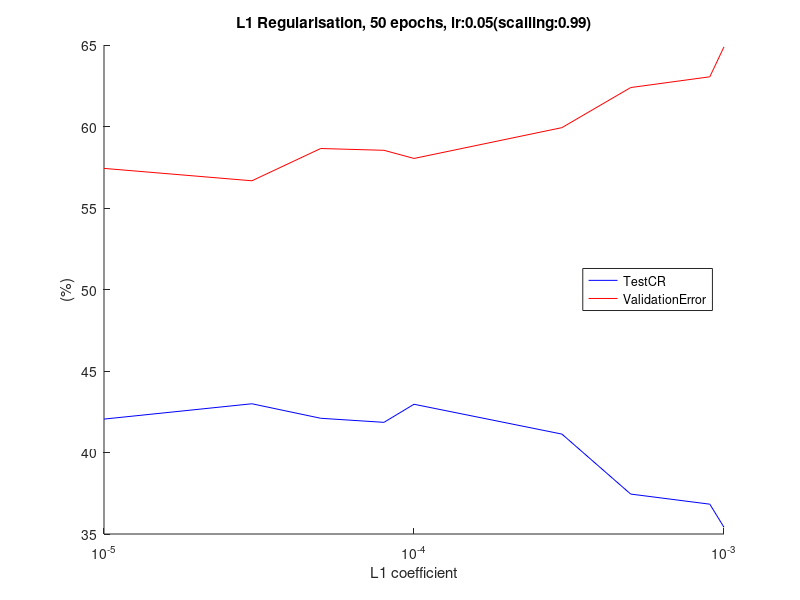
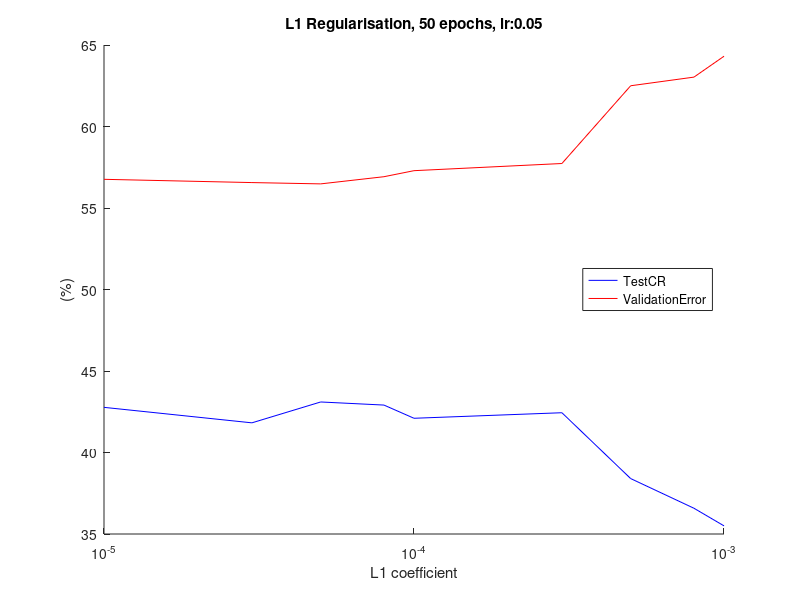
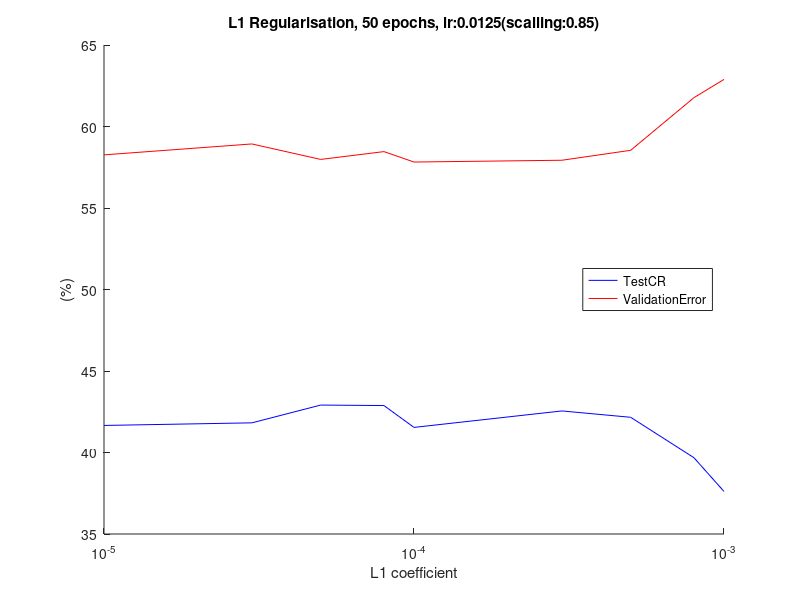

Reproduce these figures in MATLAB, in order.
% Setting 1 : 50 epochs, lr:0.05(scalling:0.99) 
L1coef1  = [0.001,  0.0009, 0.0005, 0.0003, 0.0001, 0.00008,0.00005,0.00003,0.00001];%0.008,  0.007,  0.006,  0.005,  0.004,  0.003,  0.002,  
ValErr1  = [64.89,  63.05,  62.39,  59.93,  58.04,  58.54,  58.65,  56.67,  57.43]; %75.06,  75.06,  75.06,  75.06,  75.06,  75.06,  75.06,  
TestCR1  = [35.41,  36.83,  37.45,  41.13,  42.96,  41.85,  42.10,  42.99,  42.05]; %24.49,  24.49,  24.49,  24.49,  24.49,  24.49,  24.49,  

% Setting 2 : 50 epochs, lr:0.05
L1coef2  = [0.00001,0.00003,0.00005,0.00008,0.0001, 0.0003, 0.0005, 0.0008, 0.001]; %,  0.003,  0.005,  0.008
ValErr2  = [56.76,  56.56,  56.48,  56.92,  57.29,  57.73,  62.50,  63.03,  64.31]; %,  75.06,  75.06,  75.06
TestCR2  = [42.77,  41.82,  43.10,  42.91,  42.10,  42.44,  38.40,  36.58,  35.50]; %,  24.49,  24.49,  24.49

% Setting 3 : 50 epochs, lr:0.0125(scalling:0.85)
L1coef3  = [0.00001,0.00003,0.00005,0.00008,0.0001, 0.0003, 0.0005, 0.0008, 0.001]; %,  0.003,  0.005,  0.008
ValErr3  = [58.26,  58.93,  57.98,  58.46,  57.82,  57.93,  58.54,  61.77,  62.89]; %,  68.93,  75.06,  75.06
TestCR3  = [41.66,  41.82,  42.91,  42.88,  41.54,  42.55,  42.16,  39.68,  37.61]; %,  29.95,  24.49,  24.49

% Setting 1 
dir = 'results/';
timestamp = datestr(now, 'dd-mm-yy_HH-MM-SS-FFF');
% visualise loss per epoch
figure()
hold on
p1 = semilogx(L1coef1,TestCR1, 'b-', 'Markersize', 8);
p2 = semilogx(L1coef1,ValErr1, 'r-', 'Markersize', 8);
title('L1 Regularisation, 50 epochs, lr:0.05(scalling:0.99)')
xlabel('L1 coefficient')
ylabel('(%)')
legend([p1,p2], {'TestCR','ValidationError'},'Location','East')
hold off
% save figure
saveas(gca, strcat(dir, timestamp, '_L1_setting_1.png'))

% Setting 2
% visualise loss per epoch
figure()
hold on
p1 = semilogx(L1coef2,TestCR2, 'b-', 'Markersize', 8);
p2 = semilogx(L1coef2,ValErr2, 'r-', 'Markersize', 8);
title('L1 Regularisation, 50 epochs, lr:0.05')
xlabel('L1 coefficient')
ylabel('(%)')
legend([p1,p2], {'TestCR','ValidationError'},'Location','East')
hold off
% save figure
saveas(gca, strcat(dir, timestamp, '_L1_setting_2.png'))

% Setting 3
% visualise loss per epoch
figure()
hold on
p1 = semilogx(L1coef3,TestCR3, 'b-', 'Markersize', 8);
p2 = semilogx(L1coef3,ValErr3, 'r-', 'Markersize', 8);
title('L1 Regularisation, 50 epochs, lr:0.0125(scalling:0.85)')
xlabel('L1 coefficient')
ylabel('(%)')
legend([p1,p2], {'TestCR','ValidationError'},'Location','East')
hold off
% save figure
saveas(gca, strcat(dir, timestamp, '_L1_setting_3.png'))